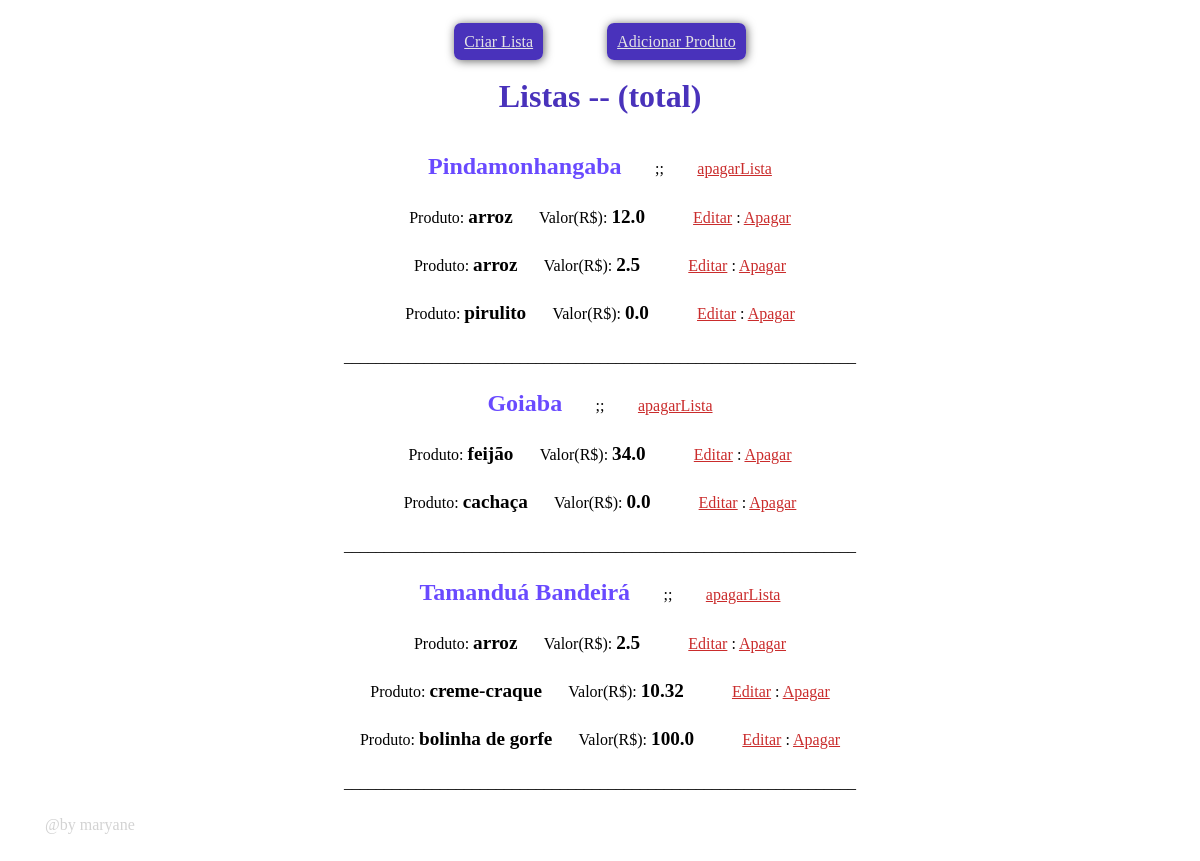
/verlistas (signed in), run on an earlier commit of the app's database.
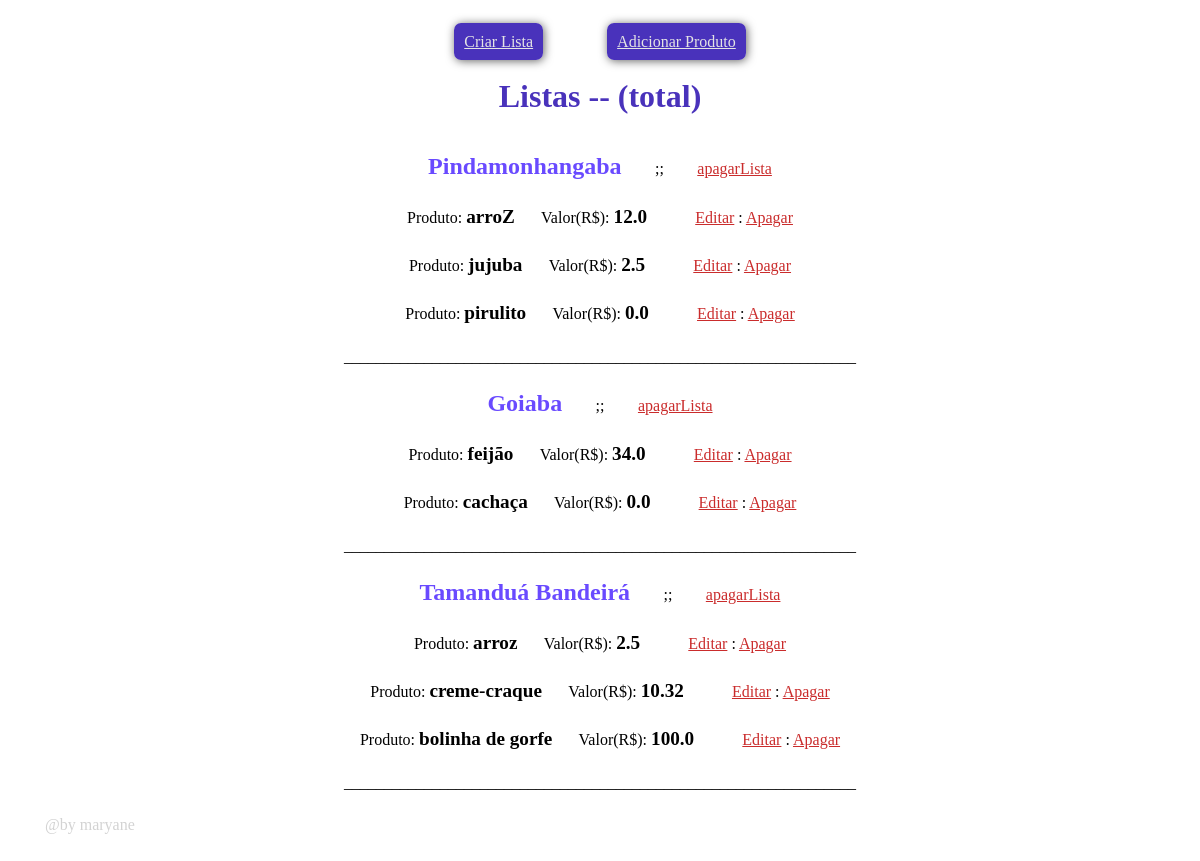
And on a later commit of the database.
### myapp/models.py (models this page shows, shortened)
class Produtos(models.Model):
    id = models.IntegerField(primary_key=True)
    name_produto = models.CharField(default= None, max_length=100)
    valor_produto = models.FloatField(default= 0)
    categoria = models.ForeignKey(Lista, on_delete=models.CASCADE, default=None)
    '''def total(self):
        result = 0
        for x in Produtos:
            result += (Produtos.valor_produto[x])
        return result #retorna o resultado no fim, como tinhas retorna em cada iteração o 'x'''

### myapp/views.py (the view)
# urls.py: path('verlistas', views.verlistas, name='verlistas'),
def verlistas(request):
    if request.user.is_authenticated:
        return render(request, 'verlistas.html', {
            "listas": Lista.objects.all(), "produtos": Produtos.objects.all
        })
    naologado()

### myapp/templates/verlistas.html (shortened to what this page needs)
<!DOCTYPE html>
<html lang="pt-br">
<head>
</head>
<body>
    <div class="bloco">
        <div id="links">
            <a href="{% url 'myapp:novalista' %}">Criar Lista</a>
            <a href="{% url 'myapp:novoproduto' %}">Adicionar Produto</a>
        </div>
        <h2 style="color: #4932bb; font-size: 2em;">Listas -- (total) {{produto.total}}</h2>
        {% for lista in listas %}
            <p><strong>{{ lista.name_lista }}</strong> ㅤㅤ;;ㅤㅤ <a href="{% url 'myapp:deleteLista' lista.id %}">apagarLista</a></p>
            {%for produto in produtos%}
                {% if produto.categoria == lista%}
                    <p>
                        Produto:  <strong id="normal">{{produto.name_produto}}</strong> ㅤ  Valor(R$): <strong id="normal">{{produto.valor_produto}}</strong>
                        ㅤㅤ
                    <a href="{% url 'myapp:editar' produto.id %}">Editar</a> : <a href="{% url 'myapp:deleteProduto' produto.id %}">Apagar</a></p>
                {%endif%}
            {% endfor %}
            <p>________________________________________________________________</p>
        {% endfor %}
    </div>
    <p style="color:lightgray">@by maryane</p>
</body>
</html>

What changed in the data, as far as the page shows it:
changed Produtos: name_produto "arroz" → "arroZ"
changed Produtos: name_produto "arroz" → "jujuba"
